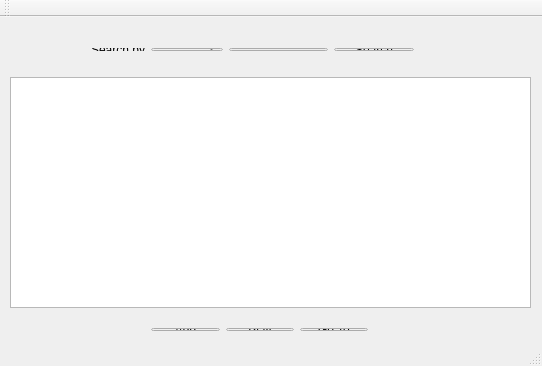
<?xml version="1.0" encoding="UTF-8"?>
<ui version="4.0">
 <class>MainWindow</class>
 <widget class="QMainWindow" name="MainWindow">
  <property name="geometry">
   <rect>
    <x>0</x>
    <y>0</y>
    <width>542</width>
    <height>366</height>
   </rect>
  </property>
  <property name="windowTitle">
   <string>MainWindow</string>
  </property>
  <widget class="QWidget" name="centralWidget">
   <widget class="QTableView" name="tableView">
    <property name="geometry">
     <rect>
      <x>10</x>
      <y>60</y>
      <width>521</width>
      <height>231</height>
     </rect>
    </property>
   </widget>
   <widget class="QWidget" name="">
    <property name="geometry">
     <rect>
      <x>140</x>
      <y>300</y>
      <width>239</width>
      <height>25</height>
     </rect>
    </property>
    <layout class="QHBoxLayout" name="horizontalLayout">
     <item>
      <widget class="QPushButton" name="Add">
       <property name="text">
        <string>Add</string>
       </property>
      </widget>
     </item>
     <item>
      <widget class="QPushButton" name="Play">
       <property name="text">
        <string>Play</string>
       </property>
      </widget>
     </item>
     <item>
      <widget class="QPushButton" name="GoTo">
       <property name="text">
        <string>Go To</string>
       </property>
      </widget>
     </item>
    </layout>
   </widget>
   <widget class="QWidget" name="">
    <property name="geometry">
     <rect>
      <x>80</x>
      <y>20</y>
      <width>345</width>
      <height>25</height>
     </rect>
    </property>
    <layout class="QHBoxLayout" name="horizontalLayout_2">
     <item>
      <widget class="QLabel" name="label">
       <property name="text">
        <string>Search by</string>
       </property>
      </widget>
     </item>
     <item>
      <widget class="QComboBox" name="SearchByBox"/>
     </item>
     <item>
      <widget class="QLineEdit" name="lineEdit"/>
     </item>
     <item>
      <widget class="QPushButton" name="Search_Button">
       <property name="text">
        <string>Search</string>
       </property>
      </widget>
     </item>
    </layout>
   </widget>
  </widget>
  <widget class="QToolBar" name="mainToolBar">
   <attribute name="toolBarArea">
    <enum>TopToolBarArea</enum>
   </attribute>
   <attribute name="toolBarBreak">
    <bool>false</bool>
   </attribute>
  </widget>
  <widget class="QStatusBar" name="statusBar"/>
 </widget>
 <layoutdefault spacing="6" margin="11"/>
 <resources/>
 <connections/>
</ui>
